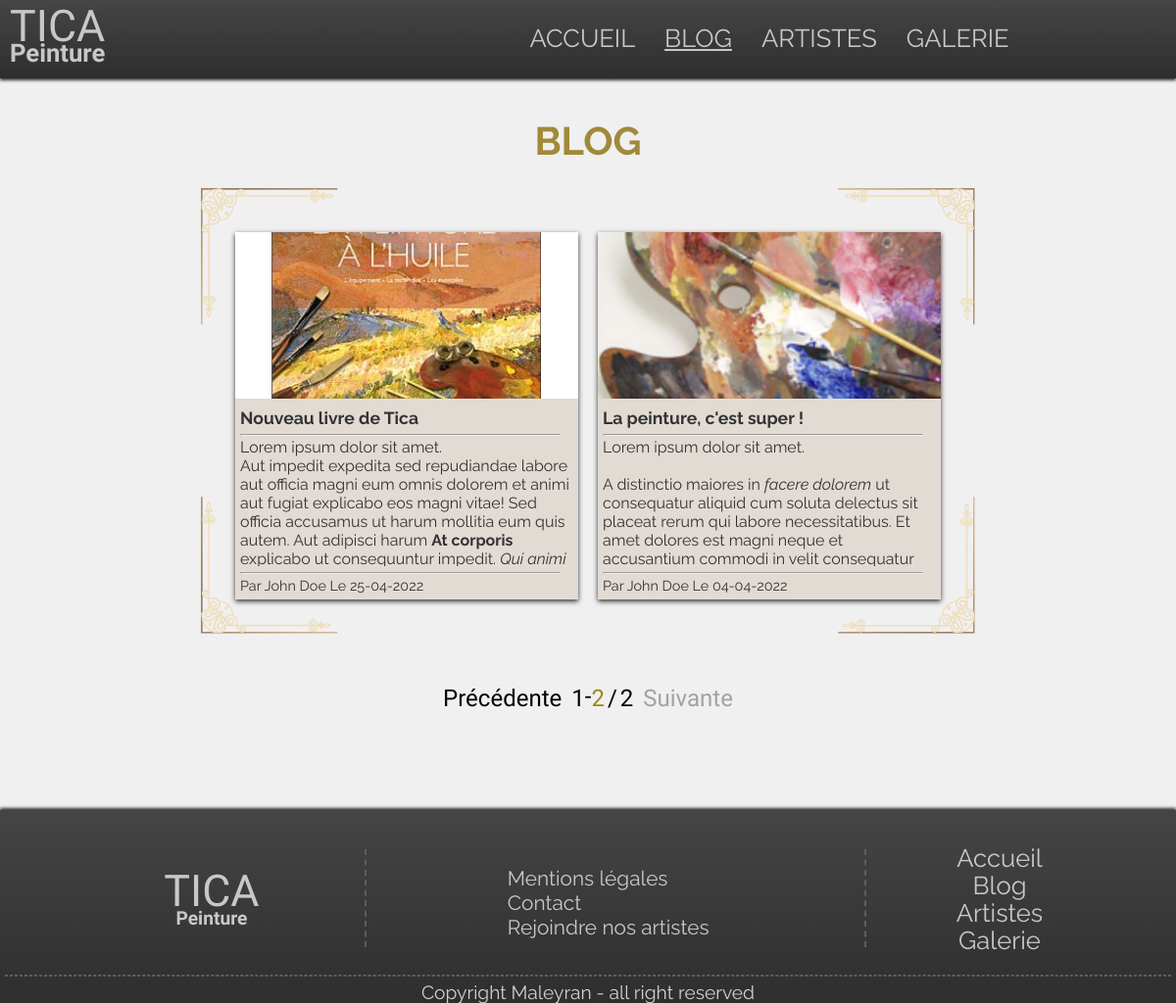
The page /index.php?action=blog&page=2 on the database its author committed.
### tables this page shows
CREATE TABLE `articles` (
  `id` int(11) NOT NULL,
  `title` varchar(255) NOT NULL,
  `content` longtext NOT NULL,
  `image-url` varchar(255) NOT NULL,
  `create-date` datetime NOT NULL,
  `mod-date` datetime DEFAULT NULL,
  `ArticlesUsers` int(11) NOT NULL
);

CREATE TABLE `users` (
  `id` int(11) NOT NULL,
  `firstname` varchar(255) NOT NULL,
  `lastname` varchar(255) NOT NULL,
  `mail` varchar(255) NOT NULL,
  `password` varchar(255) NOT NULL,
  `UsersRoles` int(11) NOT NULL
);

### app/Controllers/BlogController.php (called while the page is built, shortened)
<?php
class BlogController
{
    public function articlesViewFront($currentPage)
    {
        $data = new \Projet\Models\BlogModel();
        $pagination = new \Projet\Helpers\Pagination();
        $date = new \Projet\Helpers\DateFormat();
        $parPage = 8;
        $nbTotal = $data->getArticlesTotal();
        $first = $pagination->paginate($parPage, $currentPage);
        $pages = $pagination->nbPagesTotal($nbTotal[0], $parPage);
        $articles = $data->getArticlesFront($first, $parPage);
        for ($i=0; $i < sizeof($articles); $i++) {
            $articles[$i]['create-date'] = $date->FormatStandard($articles[$i]['create-date']);
        }
        require 'app/Views/Front/blog.php';
    }
}

### app/Models/BlogModel.php (called while the page is built, shortened)
<?php
class BlogModel extends Manager
{
    public function getArticlesTotal()
    {
    $bdd = $this->dbConnection();
    $data = $bdd->query('SELECT COUNT(id) as nbarticles FROM articles');
    return $data->fetch();
    }
    public function getArticlesFront($first, $parPage)
    {
        $bdd = $this->dbConnection();
        $data = $bdd->prepare('SELECT articles.id , title , `image-url`, content, `create-date`,
                                users.firstname as firstname, users.lastname as lastname
                                FROM articles, users WHERE articles.ArticlesUsers = users.id
                                ORDER BY id DESC LIMIT :premier, :parpage');
        $data->bindValue('premier', $first, PDO::PARAM_INT);
        $data->bindValue('parpage', $parPage, PDO::PARAM_INT);
        $data->execute();
        return $data->fetchAll();
    }
}

### app/Helpers/DateFormat.php (called while the page is built, shortened)
<?php
class DateFormat {
    public function FormatStandard($date)
    {
        $dateMod = date("d-m-Y", strtotime($date));
        return $dateMod;
    }
}

### app/Helpers/Pagination.php (called while the page is built, shortened)
<?php
class Pagination {
    public function nbPagesTotal($nbTotal, $parPage)
    {
        return ceil($nbTotal / $parPage);
    }
}

### app/Views/Front/blog.php (the view, shortened to what this page needs)
<?php
require_once 'app/Views/Front/header.php';
?>
<main class="container pagepadding-top">
    <h1 class="uppercase text-center">Blog</h1>
    <section class="flex-template">
        <?php foreach($articles as $article) { ?>
        <article class="card-blog">
            <a href="index.php?action=article&id=<?=$article['id']?>">
                <img src="<?= $article['image-url'] ?>" alt="<?= $article['title'] ?>">
                <div class="infos-blog">
                    <div class="infos-blog-desc">
                        <h2><?= $article['title'] ?></h2>
                        <hr>
                    </div>
                    <div class="blog-content">
                        <?= $article['content'] ?>
                    </div>
                    <div class="infos-auteur">
                        <hr>
                        <p><span>Par</span> <?= $article['firstname'] . ' ' . $article['lastname'] . ' Le ' . $article['create-date'];?></p>
                    </div>
                </div>
            </a>
        </article>
        <?php } ?>
    </section>
    <nav>
    <ul class="pagination">
                <li class="page-item">
                <?php if($currentPage == 1) { ?>
                    <a class="page-item-dis">Précédente</a>
                <?php } else { ?>
                    <a href="index.php?action=blog&page=<?= $currentPage - 1 ?>" class="page-link">Précédente</a>
                    <?php } ?>
                </li>
                <?php for($page = 1; $page <= $pages; $page++): ?>
                <li class="page-item <?= ($currentPage == $page) ? "active_page" : "" ?> numberPage">
                    <a href="index.php?action=blog&page=<?= $page ?>" class="page-link"><?= $page ?></a>
                </li>
                <?php if($page != $pages) { ?>
                    <span>-</span>
                <?php } ?>
                <?php endfor ?>
                <?php if($pages > 1) { ?>
                <span class="lastpage">/</span>
                <li class="page-item numberPage">
                <a href="index.php?action=blog&page=<?= $pages ?>" class="page-link"><?=$pages?></a>
                <?php } ?>
                <li class="page-item">
                <?php if($currentPage == $pages) { ?>
                    <a class="page-item-dis">Suivante</a>
                    <?php } else { ?>
                    <a href="index.php?action=blog&page=<?= $currentPage + 1 ?>" class="page-link">Suivante</a>
                    <?php } ?>
                </li>
            </ul>
    </nav>
</main>
<?php
require_once 'app/Views/Front/footer.php'
?>

### app/Public/Front/css/style.css (style rules this page uses)
* { margin: 0; padding: 0; }
body { font-family: 'Raleway', sans-serif; font-size: 1.4rem; background-color: #F0F0F0; }
.container { max-width: 1200px; margin: 0 auto; }
.pagepadding-top { padding-top: 120px; }
.text-center { text-align: center; }
a { text-decoration: none; color: #c8c8c8; }
h1 { font-size: 1.8rem; color: #a08a3a; }
hr { width: 270px; margin: auto; margin-top: 50px; color: #909090; }
.uppercase { text-transform: uppercase; }
.pagination { font-family: 'Spartan', sans-serif; text-align: center; display: flex; list-style: none; font-size: 1.2rem; justify-content: center; }
.pagination li:first-child { padding-right: 10px; }
.pagination li:last-child { padding-left: 10px; }
.pagination .lastpage { margin: 2px 3px 0; }
.pagination li a { color: black; vertical-align: middle; }
.numberPage { vertical-align: middle; }
.pagination li .page-item-dis { color: rgb(162, 162, 162); }
.pagination .active_page a { color: rgb(151, 139, 32); }
.flex-template { position: relative; display: flex; flex-wrap: wrap; width: 100%; max-width: 630px; justify-content: center; text-align: center; margin: 70px auto; }
.flex-template .card-blog { min-width: 50%; padding-bottom: 15px; font-size: 0.9rem; position: relative; z-index: 2000; }
.flex-template .card-blog .infos-blog { width: 270px; text-align: left; padding: 5px; display: flex; flex-direction: column; justify-content: space-between; height: 185px; }
.flex-template .card-blog .infos-blog p { width: 260px; }
.flex-template .card-blog img { width: 270px; height: 150px; object-fit: cover; }
.flex-template .card-blog a { display: inline-block; width: 270px; min-height: 330px; height: auto; background-color: #E2DBD4; color: #333333; box-shadow: 0px 2px 5px rgb(48, 48, 48); transition: all 0.5s; }
.flex-template .card-blog hr { margin-top: 5px; width: 250px; color: #E3D6A5; margin-left: 0; }
.flex-template .card-blog h2 { font-size: 0.9rem; width: 260px; }
.flex-template .card-blog .infos-auteur { width: 100%; text-transform: capitalize; }
.flex-template .card-blog .infos-auteur p { padding-top: 3px; font-size: 0.8rem; }
.flex-template .card-blog .blog-content { overflow: hidden; padding-top: 2px; }
::placeholder { color: #858585; }
@media screen and (min-width: 400px) { hr { width: 400px; } }
@media screen and (min-width: 400px) { .flex-template .card-blog a { width: 300px; } }
@media screen and (min-width: 400px) { .flex-template .card-blog h2 { width: 290px; } }
@media screen and (min-width: 400px) { .flex-template .card-blog hr { width: 280px; } }
@media screen and (min-width: 400px) { .flex-template .card-blog .infos-blog { width: 300px; } }
@media screen and (min-width: 400px) { .flex-template .card-blog .infos-blog p { width: 290px; } }
@media screen and (min-width: 400px) { .flex-template .card-blog img { width: 300px; } }
@media screen and (min-width: 580px) { h1 { font-size: 2.2rem; } }
@media screen and (min-width: 720px) { h1 { font-size: 2.5rem; } }
@media screen and (min-width: 720px) { .pagination { font-size: 1.5rem; } }
@media screen and (min-width: 900px) { .flex-template { max-width: 740px; } }
@media screen and (min-width: 900px) { .flex-template .card-blog { font-size: 1rem; } }
@media screen and (min-width: 900px) { .flex-template .card-blog .infos-blog { width: 350px; height: 190px; } }
@media screen and (min-width: 900px) { .flex-template .card-blog img { width: 350px; height: 170px; } }
@media screen and (min-width: 900px) { .flex-template .card-blog a { width: 350px; min-height: 375px; } }
@media screen and (min-width: 900px) { .flex-template .card-blog hr { margin-top: 6px; width: 325px; } }
@media screen and (min-width: 900px) { .flex-template .card-blog h2 { font-size: 1.1rem; width: 340px; } }
@media screen and (min-width: 900px) { .flex-template .card-blog .infos-auteur p { font-size: 0.9rem; } }
@media screen and (min-width: 900px) { .flex-template .card-blog .infos-blog p { width: 340px; } }

### rows shown on the page
articles: value (picture), title "Nouveau livre de Tica", content "Lorem ipsum dolor sit amet. Aut impedit expedita sed repudiandae labore aut officia magni eum omnis dolorem et animi aut fugiat explicabo eos magni vitae! Sed officia accusamus ut harum mollitia eum quis autem. Aut adipisci harum At corporis explicabo ut consequuntur impedit. Qui animi", ArticlesUsers.firstname "John", ArticlesUsers.lastname "Doe", create "25-04-2022"
articles: value (picture), title "La peinture, c'est super !", content "Lorem ipsum dolor sit amet. A distinctio maiores in facere dolorem ut consequatur aliquid cum soluta delectus sit placeat rerum qui labore necessitatibus. Et amet dolores est magni neque et accusantium commodi in velit consequatur…", ArticlesUsers.firstname "John", ArticlesUsers.lastname "Doe", create "04-04-2022"

### other values the page prints
$pages "2"
